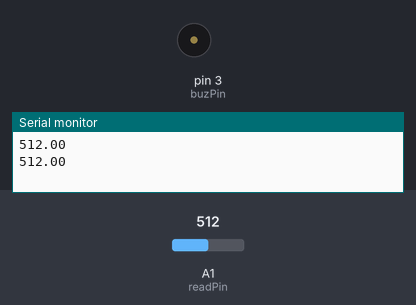
The sketch below on a simulated Arduino Uno, built with avr-gcc and run on an emulated ATmega328P. Parts: buzzer (waves = sounding, pin HIGH), the last lines printed to the serial monitor. The inputs (shaded band) are chosen by the test bench; at power-on: A1 (readPin) = 512.

Above: at 1.5 s.
1.6 s: A1 (readPin) set to 988
3.4 s: A1 (readPin) set to 1017
At 4.9 s:
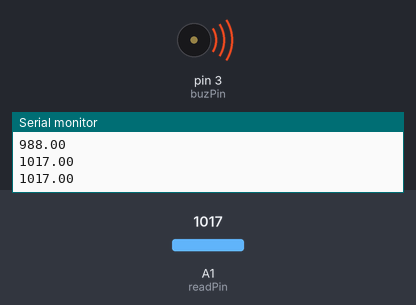
5.2 s: A1 (readPin) set to 990
At 6.3 s:
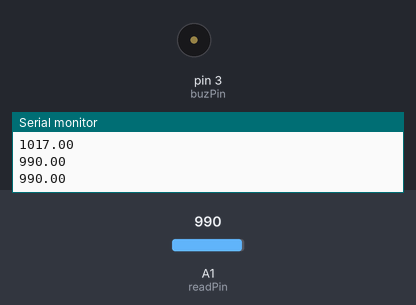
6.7 s: A1 (readPin) set to 1010
At 7.6 s:
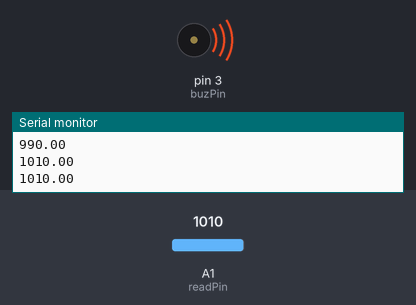
Timing chart, 0 to 9.2 s (numbered marks = the images above; inputs shaded):
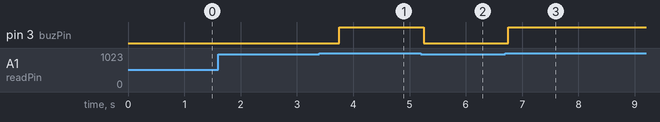

Measured:
- the behaviour switches between 1000 and 1001 on A1 (readPin) (found by bisection; images 0 and 1)
- after the input at 3.4 s, pin 3 (buzPin): LOW → HIGH after 0.35 s
- after the input at 5.2 s, pin 3 (buzPin): HIGH → LOW after 0.05 s
- after the input at 6.7 s, pin 3 (buzPin): LOW → HIGH after 0.06 s

The sketch:

buzzer.ino
```cpp
int readPin = A1;
int buzPin = 3;
float readVal;
float V2;
int timer = 750;

void setup ()
{
   Serial.begin(9600);
   pinMode(readPin, INPUT);
   pinMode(buzPin, OUTPUT);
}

void loop ()
{
  //Potentiometer Programme
  readVal = analogRead(readPin);
  V2 = readVal;
  Serial.println(V2);

  //Buzzer Programme
  if(V2 > 1000)
  {
    digitalWrite(buzPin, HIGH);
  }
  else
  {
    digitalWrite(buzPin, LOW);
  }

  delay(timer);
}
```
